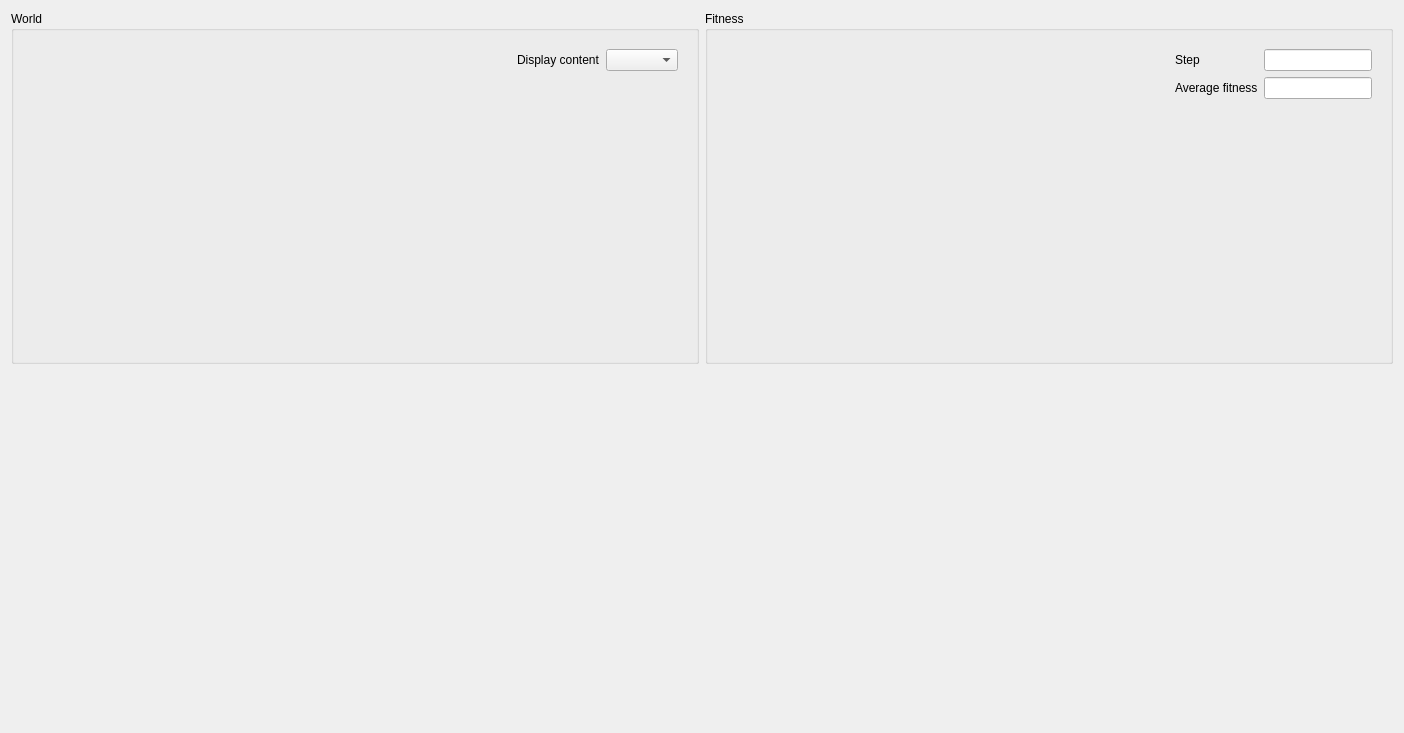
<?xml version="1.0" encoding="UTF-8"?>
<ui version="4.0">
 <class>GEPScopeMainWindowUi</class>
 <widget class="QWidget" name="GEPScopeMainWindowUi">
  <property name="geometry">
   <rect>
    <x>0</x>
    <y>0</y>
    <width>1404</width>
    <height>733</height>
   </rect>
  </property>
  <property name="windowTitle">
   <string>Form</string>
  </property>
  <layout class="QGridLayout" name="gridLayout_5">
   <item row="0" column="0">
    <widget class="QGroupBox" name="_world_frame">
     <property name="title">
      <string>World</string>
     </property>
     <layout class="QGridLayout" name="gridLayout_4">
      <item row="0" column="0">
       <widget class="QWidget" name="_world_display_frame" native="true">
        <property name="sizePolicy">
         <sizepolicy hsizetype="Expanding" vsizetype="Expanding">
          <horstretch>0</horstretch>
          <verstretch>0</verstretch>
         </sizepolicy>
        </property>
        <property name="minimumSize">
         <size>
          <width>400</width>
          <height>300</height>
         </size>
        </property>
       </widget>
      </item>
      <item row="0" column="1">
       <widget class="QWidget" name="_display_content_frame" native="true">
        <layout class="QGridLayout" name="gridLayout">
         <item row="0" column="0">
          <widget class="QLabel" name="_display_content_label">
           <property name="text">
            <string>Display content</string>
           </property>
          </widget>
         </item>
         <item row="0" column="1">
          <widget class="QComboBox" name="_display_content"/>
         </item>
         <item row="1" column="0" colspan="2">
          <spacer name="verticalSpacer">
           <property name="orientation">
            <enum>Qt::Vertical</enum>
           </property>
           <property name="sizeHint" stdset="0">
            <size>
             <width>0</width>
             <height>129</height>
            </size>
           </property>
          </spacer>
         </item>
        </layout>
       </widget>
      </item>
     </layout>
    </widget>
   </item>
   <item row="0" column="1">
    <widget class="QGroupBox" name="_fitness_frame">
     <property name="title">
      <string>Fitness</string>
     </property>
     <layout class="QGridLayout" name="gridLayout_3">
      <item row="0" column="0">
       <widget class="QWidget" name="_diagram_frame" native="true">
        <property name="sizePolicy">
         <sizepolicy hsizetype="Expanding" vsizetype="Expanding">
          <horstretch>0</horstretch>
          <verstretch>0</verstretch>
         </sizepolicy>
        </property>
        <property name="minimumSize">
         <size>
          <width>400</width>
          <height>300</height>
         </size>
        </property>
       </widget>
      </item>
      <item row="0" column="1">
       <widget class="QWidget" name="_statistics_frame" native="true">
        <layout class="QGridLayout" name="gridLayout_2">
         <item row="0" column="1">
          <widget class="QLineEdit" name="_step">
           <property name="sizePolicy">
            <sizepolicy hsizetype="Preferred" vsizetype="Fixed">
             <horstretch>0</horstretch>
             <verstretch>0</verstretch>
            </sizepolicy>
           </property>
           <property name="readOnly">
            <bool>true</bool>
           </property>
          </widget>
         </item>
         <item row="1" column="0">
          <widget class="QLabel" name="_average_fitness_label">
           <property name="text">
            <string>Average fitness</string>
           </property>
          </widget>
         </item>
         <item row="1" column="1">
          <widget class="QLineEdit" name="_average_fitness">
           <property name="sizePolicy">
            <sizepolicy hsizetype="Preferred" vsizetype="Fixed">
             <horstretch>0</horstretch>
             <verstretch>0</verstretch>
            </sizepolicy>
           </property>
           <property name="minimumSize">
            <size>
             <width>100</width>
             <height>0</height>
            </size>
           </property>
           <property name="readOnly">
            <bool>true</bool>
           </property>
          </widget>
         </item>
         <item row="2" column="0" colspan="2">
          <spacer name="verticalSpacer_2">
           <property name="orientation">
            <enum>Qt::Vertical</enum>
           </property>
           <property name="sizeHint" stdset="0">
            <size>
             <width>0</width>
             <height>129</height>
            </size>
           </property>
          </spacer>
         </item>
         <item row="0" column="0">
          <widget class="QLabel" name="_step_label">
           <property name="text">
            <string>Step</string>
           </property>
          </widget>
         </item>
        </layout>
       </widget>
      </item>
     </layout>
    </widget>
   </item>
   <item row="1" column="0" colspan="2">
    <widget class="QWidget" name="_population_frame" native="true">
     <property name="sizePolicy">
      <sizepolicy hsizetype="Preferred" vsizetype="Expanding">
       <horstretch>0</horstretch>
       <verstretch>0</verstretch>
      </sizepolicy>
     </property>
    </widget>
   </item>
  </layout>
 </widget>
 <resources/>
 <connections/>
</ui>
